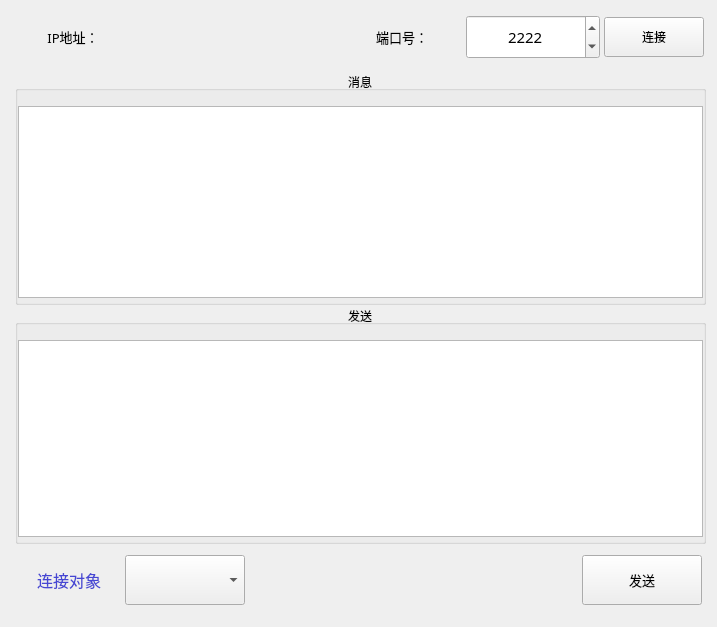
<?xml version="1.0" encoding="UTF-8"?>
<ui version="4.0">
 <class>QtMesWidgets</class>
 <widget class="QWidget" name="QtMesWidgets">
  <property name="geometry">
   <rect>
    <x>0</x>
    <y>0</y>
    <width>717</width>
    <height>627</height>
   </rect>
  </property>
  <property name="windowTitle">
   <string>QtMesWidgets</string>
  </property>
  <layout class="QGridLayout" name="gridLayout">
   <item row="0" column="0">
    <widget class="QWidget" name="widget" native="true">
     <property name="sizePolicy">
      <sizepolicy hsizetype="Preferred" vsizetype="Fixed">
       <horstretch>0</horstretch>
       <verstretch>0</verstretch>
      </sizepolicy>
     </property>
     <property name="minimumSize">
      <size>
       <width>0</width>
       <height>50</height>
      </size>
     </property>
     <layout class="QHBoxLayout" name="horizontalLayout_10" stretch="0,3,0,2,1">
      <property name="spacing">
       <number>4</number>
      </property>
      <property name="leftMargin">
       <number>2</number>
      </property>
      <property name="topMargin">
       <number>4</number>
      </property>
      <property name="rightMargin">
       <number>2</number>
      </property>
      <property name="bottomMargin">
       <number>2</number>
      </property>
      <item>
       <widget class="QLabel" name="lbl_ip_2">
        <property name="sizePolicy">
         <sizepolicy hsizetype="Fixed" vsizetype="Preferred">
          <horstretch>0</horstretch>
          <verstretch>0</verstretch>
         </sizepolicy>
        </property>
        <property name="minimumSize">
         <size>
          <width>120</width>
          <height>0</height>
         </size>
        </property>
        <property name="font">
         <font>
          <family>微软雅黑</family>
          <pointsize>10</pointsize>
         </font>
        </property>
        <property name="text">
         <string>IP地址：</string>
        </property>
        <property name="alignment">
         <set>Qt::AlignCenter</set>
        </property>
       </widget>
      </item>
      <item>
       <widget class="IPAddress" name="widgetSocketIP" native="true">
        <property name="sizePolicy">
         <sizepolicy hsizetype="Expanding" vsizetype="Expanding">
          <horstretch>0</horstretch>
          <verstretch>0</verstretch>
         </sizepolicy>
        </property>
        <property name="minimumSize">
         <size>
          <width>100</width>
          <height>29</height>
         </size>
        </property>
        <property name="maximumSize">
         <size>
          <width>16777215</width>
          <height>16777215</height>
         </size>
        </property>
        <property name="font">
         <font>
          <family>微软雅黑</family>
          <pointsize>10</pointsize>
         </font>
        </property>
       </widget>
      </item>
      <item>
       <widget class="QLabel" name="lbl_port_2">
        <property name="sizePolicy">
         <sizepolicy hsizetype="Fixed" vsizetype="Preferred">
          <horstretch>0</horstretch>
          <verstretch>0</verstretch>
         </sizepolicy>
        </property>
        <property name="minimumSize">
         <size>
          <width>120</width>
          <height>0</height>
         </size>
        </property>
        <property name="font">
         <font>
          <family>微软雅黑</family>
          <pointsize>10</pointsize>
         </font>
        </property>
        <property name="text">
         <string>端口号：</string>
        </property>
        <property name="alignment">
         <set>Qt::AlignCenter</set>
        </property>
       </widget>
      </item>
      <item>
       <widget class="QSpinBox" name="spinSocketPort">
        <property name="sizePolicy">
         <sizepolicy hsizetype="Expanding" vsizetype="Expanding">
          <horstretch>0</horstretch>
          <verstretch>0</verstretch>
         </sizepolicy>
        </property>
        <property name="minimumSize">
         <size>
          <width>100</width>
          <height>28</height>
         </size>
        </property>
        <property name="maximumSize">
         <size>
          <width>16777215</width>
          <height>16777215</height>
         </size>
        </property>
        <property name="font">
         <font>
          <family>微软雅黑</family>
          <pointsize>11</pointsize>
         </font>
        </property>
        <property name="alignment">
         <set>Qt::AlignCenter</set>
        </property>
        <property name="minimum">
         <number>0</number>
        </property>
        <property name="maximum">
         <number>65535</number>
        </property>
        <property name="value">
         <number>2222</number>
        </property>
        <property name="displayIntegerBase">
         <number>10</number>
        </property>
       </widget>
      </item>
      <item>
       <widget class="QPushButton" name="btnConnect">
        <property name="minimumSize">
         <size>
          <width>100</width>
          <height>40</height>
         </size>
        </property>
        <property name="text">
         <string>连接</string>
        </property>
       </widget>
      </item>
     </layout>
    </widget>
   </item>
   <item row="1" column="0">
    <widget class="QWidget" name="widget_2" native="true">
     <property name="minimumSize">
      <size>
       <width>400</width>
       <height>0</height>
      </size>
     </property>
     <layout class="QVBoxLayout" name="verticalLayout_3" stretch="0,2,0">
      <property name="spacing">
       <number>0</number>
      </property>
      <property name="leftMargin">
       <number>4</number>
      </property>
      <property name="topMargin">
       <number>4</number>
      </property>
      <property name="rightMargin">
       <number>0</number>
      </property>
      <property name="bottomMargin">
       <number>0</number>
      </property>
      <item>
       <widget class="QGroupBox" name="groupBox">
        <property name="title">
         <string>消息</string>
        </property>
        <property name="alignment">
         <set>Qt::AlignCenter</set>
        </property>
        <layout class="QGridLayout" name="gridLayout_8">
         <property name="leftMargin">
          <number>0</number>
         </property>
         <property name="topMargin">
          <number>15</number>
         </property>
         <property name="rightMargin">
          <number>0</number>
         </property>
         <property name="bottomMargin">
          <number>4</number>
         </property>
         <property name="spacing">
          <number>0</number>
         </property>
         <item row="0" column="0">
          <widget class="QTextEdit" name="textEdit_Recieve">
           <property name="lineWrapMode">
            <enum>QTextEdit::NoWrap</enum>
           </property>
           <property name="html">
            <string>&lt;!DOCTYPE HTML PUBLIC &quot;-//W3C//DTD HTML 4.0//EN&quot; &quot;http://www.w3.org/TR/REC-html40/strict.dtd&quot;&gt;
&lt;html&gt;&lt;head&gt;&lt;meta name=&quot;qrichtext&quot; content=&quot;1&quot; /&gt;&lt;style type=&quot;text/css&quot;&gt;
p, li { white-space: pre-wrap; }
&lt;/style&gt;&lt;/head&gt;&lt;body style=&quot; font-family:'SimSun'; font-size:9pt; font-weight:400; font-style:normal;&quot;&gt;
&lt;p style=&quot;-qt-paragraph-type:empty; margin-top:0px; margin-bottom:0px; margin-left:0px; margin-right:0px; -qt-block-indent:0; text-indent:0px;&quot;&gt;&lt;br /&gt;&lt;/p&gt;&lt;/body&gt;&lt;/html&gt;</string>
           </property>
          </widget>
         </item>
        </layout>
       </widget>
      </item>
      <item>
       <widget class="QGroupBox" name="groupBox_2">
        <property name="title">
         <string>发送</string>
        </property>
        <property name="alignment">
         <set>Qt::AlignCenter</set>
        </property>
        <layout class="QGridLayout" name="gridLayout_9">
         <property name="leftMargin">
          <number>0</number>
         </property>
         <property name="topMargin">
          <number>15</number>
         </property>
         <property name="rightMargin">
          <number>0</number>
         </property>
         <property name="bottomMargin">
          <number>4</number>
         </property>
         <property name="spacing">
          <number>0</number>
         </property>
         <item row="0" column="0">
          <widget class="QTextEdit" name="textEdit_Send">
           <property name="lineWrapMode">
            <enum>QTextEdit::NoWrap</enum>
           </property>
          </widget>
         </item>
        </layout>
       </widget>
      </item>
      <item>
       <widget class="QWidget" name="WidgetCommunication" native="true">
        <layout class="QHBoxLayout" name="Communication_Layout">
         <property name="leftMargin">
          <number>4</number>
         </property>
         <property name="rightMargin">
          <number>4</number>
         </property>
         <item>
          <widget class="QLabel" name="label_ConnectedOBJ">
           <property name="minimumSize">
            <size>
             <width>100</width>
             <height>0</height>
            </size>
           </property>
           <property name="font">
            <font>
             <family>微软雅黑</family>
             <pointsize>12</pointsize>
            </font>
           </property>
           <property name="styleSheet">
            <string notr="true">color: rgba(0, 0, 200,180);
border:none;</string>
           </property>
           <property name="text">
            <string>连接对象</string>
           </property>
           <property name="alignment">
            <set>Qt::AlignCenter</set>
           </property>
          </widget>
         </item>
         <item>
          <widget class="QComboBox" name="ConnectedOBJ">
           <property name="sizePolicy">
            <sizepolicy hsizetype="Fixed" vsizetype="Fixed">
             <horstretch>0</horstretch>
             <verstretch>0</verstretch>
            </sizepolicy>
           </property>
           <property name="minimumSize">
            <size>
             <width>120</width>
             <height>50</height>
            </size>
           </property>
           <property name="maximumSize">
            <size>
             <width>16777215</width>
             <height>16777215</height>
            </size>
           </property>
           <property name="font">
            <font>
             <family>微软雅黑</family>
             <pointsize>10</pointsize>
            </font>
           </property>
          </widget>
         </item>
         <item>
          <spacer name="horizontalSpacer_8">
           <property name="orientation">
            <enum>Qt::Horizontal</enum>
           </property>
           <property name="sizeHint" stdset="0">
            <size>
             <width>40</width>
             <height>20</height>
            </size>
           </property>
          </spacer>
         </item>
         <item>
          <widget class="QPushButton" name="btnSend">
           <property name="sizePolicy">
            <sizepolicy hsizetype="Fixed" vsizetype="Fixed">
             <horstretch>0</horstretch>
             <verstretch>0</verstretch>
            </sizepolicy>
           </property>
           <property name="minimumSize">
            <size>
             <width>120</width>
             <height>50</height>
            </size>
           </property>
           <property name="font">
            <font>
             <family>微软雅黑</family>
             <pointsize>10</pointsize>
            </font>
           </property>
           <property name="text">
            <string>发送</string>
           </property>
          </widget>
         </item>
        </layout>
       </widget>
      </item>
     </layout>
    </widget>
   </item>
  </layout>
 </widget>
 <layoutdefault spacing="6" margin="11"/>
 <customwidgets>
  <customwidget>
   <class>IPAddress</class>
   <extends>QWidget</extends>
   <header>../Common/ipaddress.h</header>
   <container>1</container>
  </customwidget>
 </customwidgets>
 <resources/>
 <connections/>
</ui>
